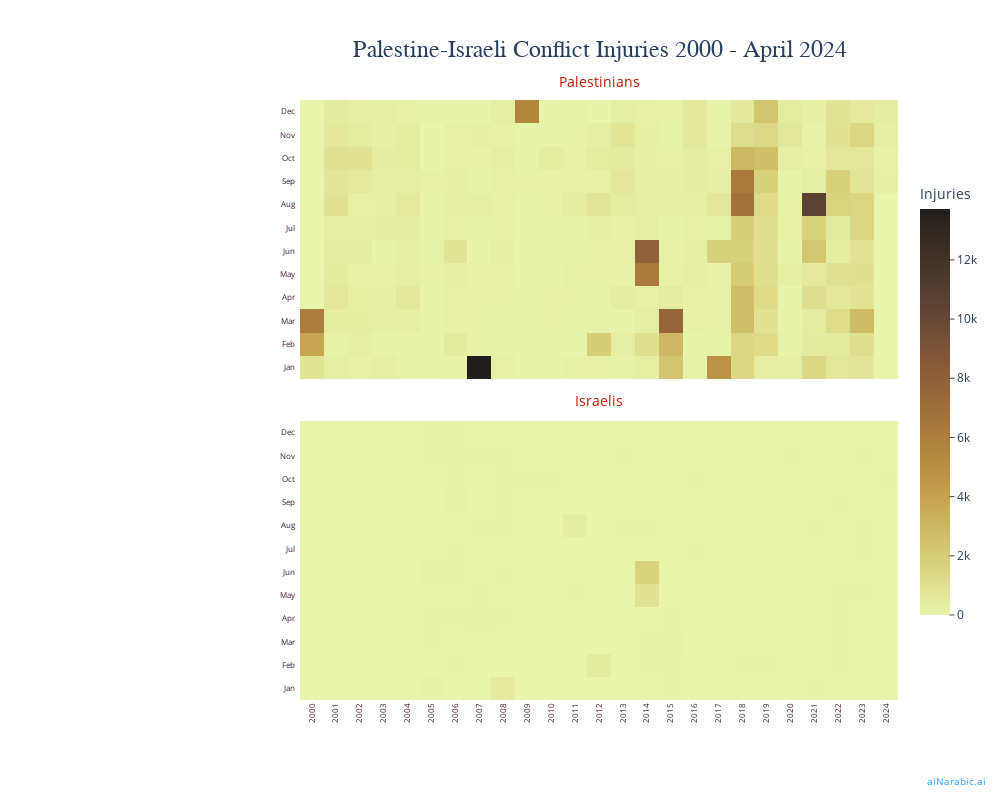

The notebook cell this image was saved under:
### Code cell
choice=HC.Injuries
heatmap = Heatmap(df = csv_df, choice= choice, cmap = "turbid") 
heatmap.show()

### Figure 1 — Plotly figure (JSON) as saved in the notebook; plotly's stock layout.template omitted (floating-point values rounded to 4 significant figures; data arrays with more than 128 entries replaced by an {"elided": "..."} marker saying what was removed)
{"data": [{"coloraxis": "coloraxis", "hoverongaps": false, "hovertemplate": "Year: %{x}<br>Month: %{y}<br>Count: %{z}<extra></extra>", "type": "heatmap", "x": ["2000", "2001", "2002", "2003", "2004", "2005", "2006", "2007", "2008", "2009", "2010", "2011", "2012", "2013", "2014", "2015", "2016", "2017", "2018", "2019", "2020", "2021", "2022", "2023", "2024"], "xaxis": "x", "y": ["Jan", "Feb", "Mar", "Apr", "May", "Jun", "Jul", "Aug", "Sep", "Oct", "Nov", "Dec"], "yaxis": "y", "z": {"elided": "12x25 int values"}}, {"coloraxis": "coloraxis", "hoverongaps": false, "hovertemplate": "Year: %{x}<br>Month: %{y}<br>Count: %{z}<extra></extra>", "type": "heatmap", "x": ["2000", "2001", "2002", "2003", "2004", "2005", "2006", "2007", "2008", "2009", "2010", "2011", "2012", "2013", "2014", "2015", "2016", "2017", "2018", "2019", "2020", "2021", "2022", "2023", "2024"], "xaxis": "x2", "y": ["Jan", "Feb", "Mar", "Apr", "May", "Jun", "Jul", "Aug", "Sep", "Oct", "Nov", "Dec"], "yaxis": "y2", "z": {"elided": "12x25 int values"}}], "layout": {"annotations": [{"font": {"color": "#C51605", "size": 14}, "showarrow": false, "text": "Palestinians", "x": 0.5, "xref": "paper", "y": 1.05, "yref": "paper"}, {"font": {"color": "#C51605", "size": 14}, "showarrow": false, "text": "Israelis", "x": 0.5, "xref": "paper", "y": 0.5, "yref": "paper"}, {"align": "left", "font": {"color": "#279EFF", "size": 10}, "showarrow": false, "text": "aiNarabic.ai", "x": 1.15, "xref": "paper", "y": -0.15, "yref": "paper"}], "coloraxis": {"cmax": 13720, "cmin": 0, "colorbar": {"len": 0.75, "tickmode": "auto", "ticks": "outside", "ticktext": ["Low", "Medium", "High"], "title": {"side": "top", "text": "Injuries"}, "y": 0.5}, "colorscale": [[0, "rgb(232, 245, 171)"], [0.09091, "rgb(220, 219, 137)"], [0.1818, "rgb(209, 193, 107)"], [0.2727, "rgb(199, 168, 83)"], [0.3636, "rgb(186, 143, 66)"], [0.4545, "rgb(170, 121, 60)"], [0.5455, "rgb(151, 103, 58)"], [0.6364, "rgb(129, 87, 56)"], [0.7273, "rgb(104, 72, 53)"], [0.8182, "rgb(80, 59, 46)"], [0.9091, "rgb(57, 45, 37)"], [1, "rgb(34, 30, 27)"]]}, "height": 800, "hovermode": "closest", "margin": {"b": 100, "l": 300, "t": 100}, "title": {"font": {"family": "bold", "size": 24}, "pad": {"b": 10}, "text": "Palestine-Israeli Conflict Injuries 2000 - April 2024", "x": 0.6, "xanchor": "center", "y": 0.95, "yanchor": "top"}, "width": 1000, "xaxis": {"anchor": "y", "domain": [0, 1], "matches": "x2", "showticklabels": false}, "xaxis2": {"anchor": "y2", "constrain": "domain", "domain": [0, 1], "tickangle": -90, "tickfont": {"color": "#3F1D38", "size": 8}, "zeroline": false}, "yaxis": {"anchor": "x", "domain": [0.535, 1.0], "tickfont": {"color": "#3F1D38", "size": 8}, "ticksuffix": "  ", "zeroline": false}, "yaxis2": {"anchor": "x2", "domain": [0, 0.465], "tickfont": {"color": "#3F1D38", "size": 8}, "ticksuffix": "  ", "zeroline": false}}}
